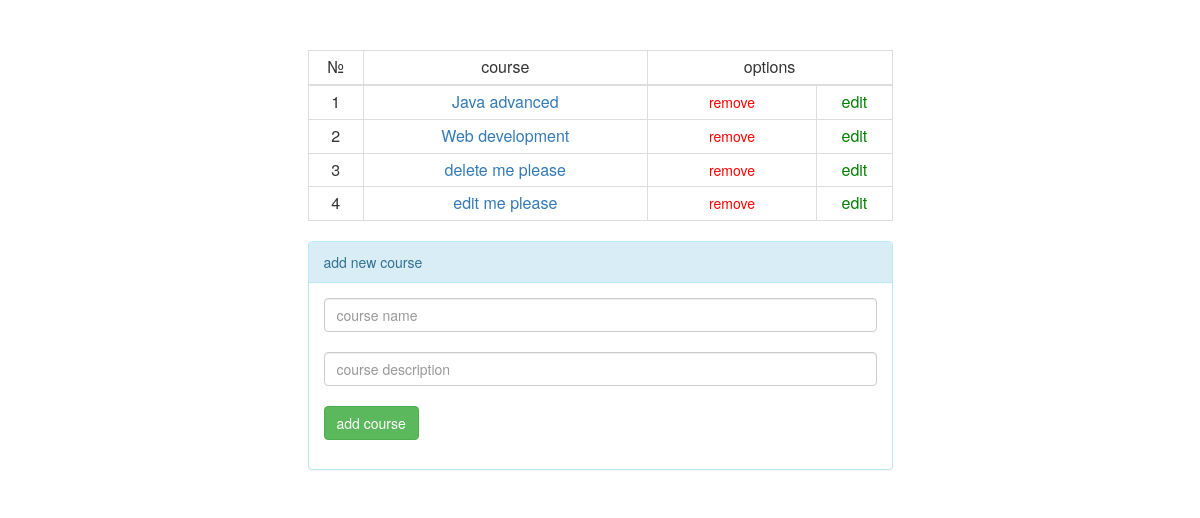
Before: /polls/ with the older database file.
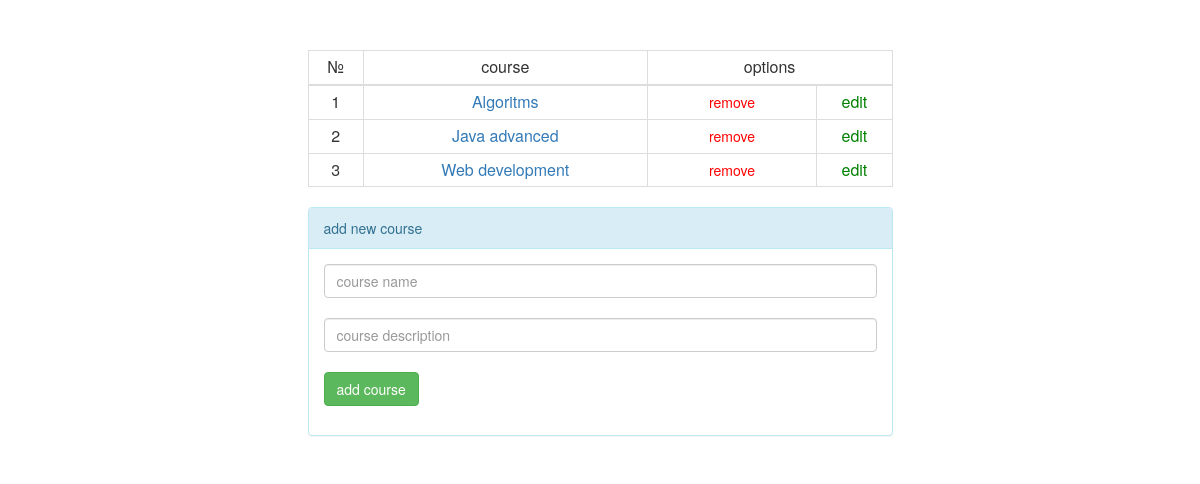
After: the same page with the newer database file.
### polls/models.py (models this page shows, shortened)
class Course(models.Model):
    name = models.CharField(max_length=300)
    description = models.CharField(max_length=500)

### polls/views.py (the view)
def index(request):
    listOfCourses = Course.objects.order_by('name')[:5]
    template = loader.get_template('polls/index.html')
    context = {
        'listOfCourses': listOfCourses
    }
    return HttpResponse(template.render(context, request))

### polls/templates/polls/index.html (shortened to what this page needs)
{% load static %}
<link rel="stylesheet" type="text/css" href="{% static 'polls/css/bootstrap.css' %}" />
{% if listOfCourses %}
<div class="row">
    <div class="col-md-6 col-md-offset-3">
        <table class="table table-bordered table-hover table-condensed" style="margin-top:50px;">
            <thead>
                <tr style="text-align:center;">
                    <td>№</td>
                    <td>course</td>
                    <td colspan="2">options</td>
                </tr>
            </thead>
            <tbody>
                {% for course in listOfCourses %}
                <tr style="text-align:center;">
                    <td>
                        {{ forloop.counter }}
                    </td>
                    <td>
                        <a href="{% url 'polls:detail' course.id %}">{{ course.name }}</a>
                    </td>
                    <td>
                        <form action="{% url 'polls:delete' %}" style="height: 10px; margin-top: -6px;" method="POST">
                            <button type="submit" class="btn btn-link" style="color:red;">remove</button>
                        </form>
                    </td>
                    <td>
                        <a style="color:green;" href="{% url 'polls:edit' course.id %}">edit</a>
                    </td>
                </tr>
                {% endfor %}
            </tbody>
        </table>
    </div>
</div>
{% else %}
<div class="col-md-6 col-md-offset-3" style="text-align: center;">
    <H2>No courses are available.</H2>
    <hr>
</div>
{% endif %}
<div class="row">
    <div class="col-md-6 col-md-offset-3">
        <div class="panel panel-info">
          <div class="panel-heading">add new course</div>
          <div class="panel-body">
              <form action="{% url 'polls:add' %}" method="post">
                  <input type="text" class="form-control" id="name" name="name" placeholder="course name" required><br>
                  <input type="text" class="form-control" id="description"
                         name="description" placeholder="course description" required><br>
                  <input class="btn btn-default btn btn-success" type="submit" value="add course">
              </form>
          </div>
        </div>
    </div>
</div>

Changed rows visible on the page:
removed Course: name "delete me please"
removed Course: name "edit me please"
added Course: name "Algoritms"
